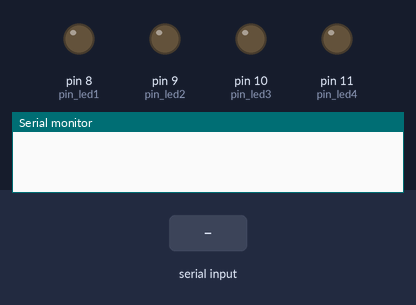
The sketch below on a simulated Arduino Uno, built with avr-gcc and run on an emulated ATmega328P. On the bench: output pins drawn as LEDs (lit = HIGH), the last lines printed to the serial monitor. Inputs (shaded band) come from the test bench.

Above: at 1.2 s.
1.3 s: "1" received over Serial
At 1.7 s:
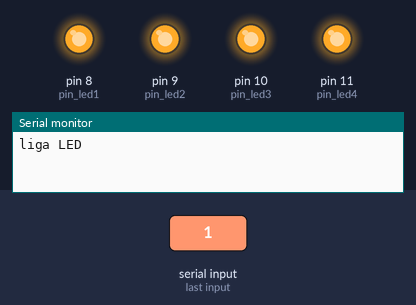
Timing chart, 0 to 4.3 s (numbered marks = the images above; inputs shaded):
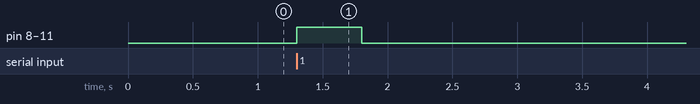

The sketch:

exercicio4.ino
```cpp
#define pin_led1 8
#define pin_led2 9
#define pin_led3 10
#define pin_led4 11


void setup() {
  Serial.begin(9600);
  pinMode (pin_led1, OUTPUT);
  pinMode (pin_led2, OUTPUT);
  pinMode (pin_led3, OUTPUT);
  pinMode (pin_led4, OUTPUT);

}

void loop() {
  if (Serial.available() == 1){
  	Serial.read();

 Serial.println("liga LED");
 digitalWrite (pin_led1, HIGH);
 digitalWrite (pin_led2, HIGH);
 digitalWrite (pin_led3, HIGH);
 digitalWrite (pin_led4, HIGH);
 delay (500);
 Serial.println("desliga LED");
 digitalWrite (pin_led1, LOW);
 digitalWrite (pin_led2, LOW);
 digitalWrite (pin_led3, LOW);
 digitalWrite (pin_led4, LOW);
 delay (500);
}
}
```

Measured:
- after the input at 1.3 s, pin 8 (pin_led1), pin 9 (pin_led2), pin 10 (pin_led3), pin 11 (pin_led4): LOW → HIGH at once, → LOW 0.50 s later
